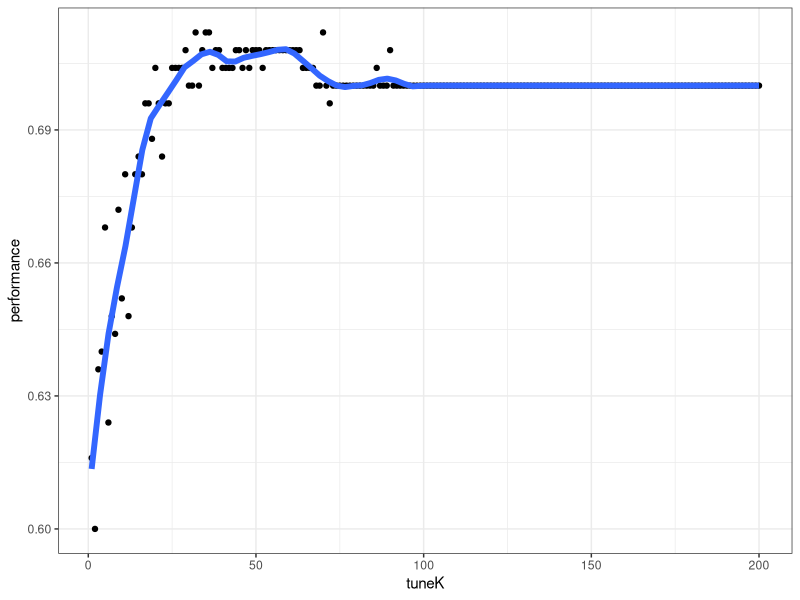

Source code (R):
## ---- chunk 1
library(caret)
data(GermanCredit)

# Testing and Training sets
set.seed(3214)
indxTrain <- createDataPartition(y = GermanCredit$Class, p = 0.75)
str(indxTrain)

trainSet <- GermanCredit[indxTrain$Resample1,]
testSet <- GermanCredit[-indxTrain$Resample1,]

#  Find optimal k
tuneK <- 1:200
performance <- sapply(tuneK, function(k) {
  knnFit <- knn3(Class ~ Age+Amount+Duration+NumberExistingCredits+CreditHistory.PaidDuly, data = trainSet, k=k)
  tab <- table(true = testSet$Class,
          predict = predict(knnFit, testSet, type="class"))
  tab2 <- prop.table(tab, 1)
  sum(diag(tab)) / sum(tab)
}) 

df <- data.frame(tuneK, performance)

ggplot(df, aes(tuneK, performance)) +
  geom_point() + 
  geom_smooth(se=FALSE, span=0.1, size=2) +
  theme_bw()

